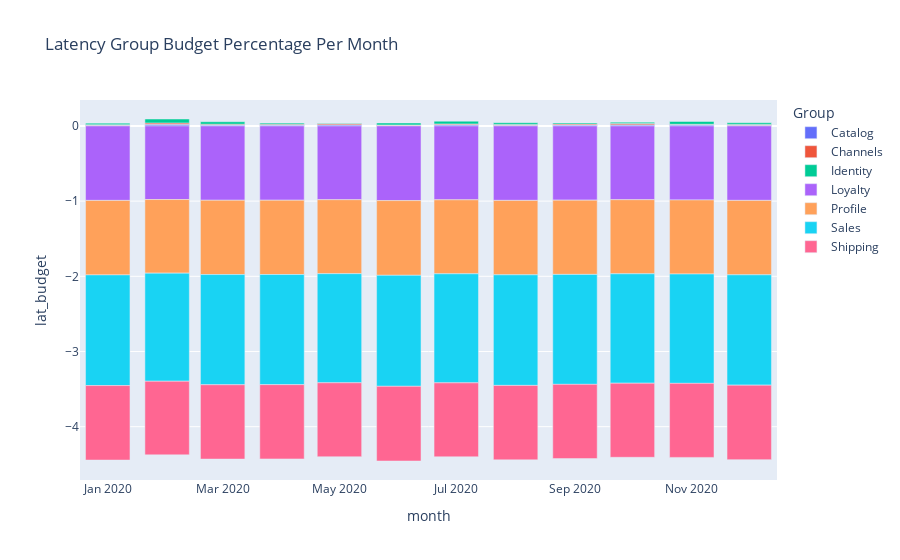

The cell this chart's notebook holds for it:
### Code cell
fig = px.bar(groupdf, x="month", y="lat_budget", color="Group", title="Latency Group Budget Percentage Per Month")
fig.show()

### Figure 1 — Plotly figure (JSON) as saved in the notebook; plotly's stock layout.template omitted (floating-point values rounded to 4 significant figures)
{"data": [{"alignmentgroup": "True", "hovertemplate": "Group=Catalog<br>month=%{x}<br>lat_budget=%{y}<extra></extra>", "legendgroup": "Catalog", "marker": {"color": "#636efa"}, "name": "Catalog", "offsetgroup": "Catalog", "orientation": "v", "showlegend": true, "textposition": "auto", "type": "bar", "x": ["2020-01", "2020-02", "2020-03", "2020-04", "2020-05", "2020-06", "2020-07", "2020-08", "2020-09", "2020-10", "2020-11", "2020-12"], "xaxis": "x", "y": [0.009335, 0.02087, 0.01154, 0.01183, 0.01632, 0.006633, 0.01657, 0.009783, 0.01254, 0.01489, 0.01522, 0.00973], "yaxis": "y"}, {"alignmentgroup": "True", "hovertemplate": "Group=Channels<br>month=%{x}<br>lat_budget=%{y}<extra></extra>", "legendgroup": "Channels", "marker": {"color": "#EF553B"}, "name": "Channels", "offsetgroup": "Channels", "orientation": "v", "showlegend": true, "textposition": "auto", "type": "bar", "x": ["2020-01", "2020-02", "2020-03", "2020-04", "2020-05", "2020-06", "2020-07", "2020-08", "2020-09", "2020-10", "2020-11", "2020-12"], "xaxis": "x", "y": [0.007278, 0.01861, 0.01154, 0.01183, 0.01632, 0.00685, 0.01019, 0.009783, 0.01254, 0.01837, 0.006798, 0.00973], "yaxis": "y"}, {"alignmentgroup": "True", "hovertemplate": "Group=Identity<br>month=%{x}<br>lat_budget=%{y}<extra></extra>", "legendgroup": "Identity", "marker": {"color": "#00cc96"}, "name": "Identity", "offsetgroup": "Identity", "orientation": "v", "showlegend": true, "textposition": "auto", "type": "bar", "x": ["2020-01", "2020-02", "2020-03", "2020-04", "2020-05", "2020-06", "2020-07", "2020-08", "2020-09", "2020-10", "2020-11", "2020-12"], "xaxis": "x", "y": [0.02056, 0.05261, 0.03247, 0.01384, 0.007676, 0.02559, 0.03657, 0.02249, 0.01534, 0.01725, 0.03712, 0.02182], "yaxis": "y"}, {"alignmentgroup": "True", "hovertemplate": "Group=Loyalty<br>month=%{x}<br>lat_budget=%{y}<extra></extra>", "legendgroup": "Loyalty", "marker": {"color": "#ab63fa"}, "name": "Loyalty", "offsetgroup": "Loyalty", "orientation": "v", "showlegend": true, "textposition": "auto", "type": "bar", "x": ["2020-01", "2020-02", "2020-03", "2020-04", "2020-05", "2020-06", "2020-07", "2020-08", "2020-09", "2020-10", "2020-11", "2020-12"], "xaxis": "x", "y": [-0.9907, -0.9791, -0.9885, -0.9882, -0.9815, -0.9934, -0.9834, -0.9902, -0.9875, -0.9816, -0.9848, -0.9903], "yaxis": "y"}, {"alignmentgroup": "True", "hovertemplate": "Group=Profile<br>month=%{x}<br>lat_budget=%{y}<extra></extra>", "legendgroup": "Profile", "marker": {"color": "#FFA15A"}, "name": "Profile", "offsetgroup": "Profile", "orientation": "v", "showlegend": true, "textposition": "auto", "type": "bar", "x": ["2020-01", "2020-02", "2020-03", "2020-04", "2020-05", "2020-06", "2020-07", "2020-08", "2020-09", "2020-10", "2020-11", "2020-12"], "xaxis": "x", "y": [-0.9907, -0.9791, -0.9885, -0.9882, -0.9837, -0.9934, -0.9834, -0.9902, -0.9875, -0.9851, -0.9848, -0.9903], "yaxis": "y"}, {"alignmentgroup": "True", "hovertemplate": "Group=Sales<br>month=%{x}<br>lat_budget=%{y}<extra></extra>", "legendgroup": "Sales", "marker": {"color": "#19d3f3"}, "name": "Sales", "offsetgroup": "Sales", "orientation": "v", "showlegend": true, "textposition": "auto", "type": "bar", "x": ["2020-01", "2020-02", "2020-03", "2020-04", "2020-05", "2020-06", "2020-07", "2020-08", "2020-09", "2020-10", "2020-11", "2020-12"], "xaxis": "x", "y": [-1.472, -1.437, -1.465, -1.465, -1.451, -1.476, -1.45, -1.471, -1.462, -1.455, -1.454, -1.467], "yaxis": "y"}, {"alignmentgroup": "True", "hovertemplate": "Group=Shipping<br>month=%{x}<br>lat_budget=%{y}<extra></extra>", "legendgroup": "Shipping", "marker": {"color": "#FF6692"}, "name": "Shipping", "offsetgroup": "Shipping", "orientation": "v", "showlegend": true, "textposition": "auto", "type": "bar", "x": ["2020-01", "2020-02", "2020-03", "2020-04", "2020-05", "2020-06", "2020-07", "2020-08", "2020-09", "2020-10", "2020-11", "2020-12"], "xaxis": "x", "y": [-0.9907, -0.9791, -0.9885, -0.9882, -0.9837, -0.9934, -0.9834, -0.9902, -0.9875, -0.9851, -0.9848, -0.9903], "yaxis": "y"}], "layout": {"barmode": "relative", "legend": {"title": {"text": "Group"}, "tracegroupgap": 0}, "title": {"text": "Latency Group Budget Percentage Per Month"}, "xaxis": {"anchor": "y", "domain": [0, 1], "title": {"text": "month"}}, "yaxis": {"anchor": "x", "domain": [0, 1], "title": {"text": "lat_budget"}}}}
